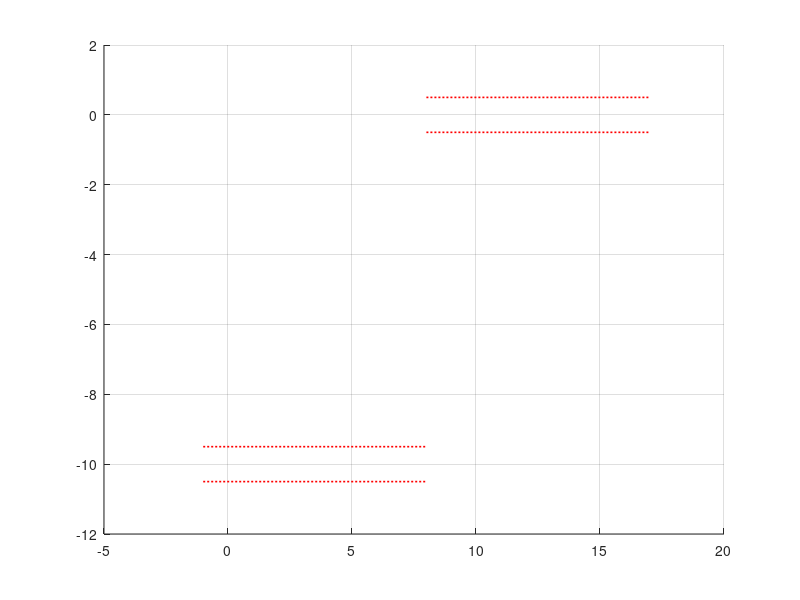

Reproduce this figure in MATLAB. (Note: this script raises an error after producing the figure.)
%% --------------------------------------------------------
% GRAFICADOR MULTIPLES RESULTADOS (UNIVERSAL + ESTIMADOS)
% ---------------------------------------------------------
clear all; close all; clc;
% Cargar los datos. Asegurate de que existan las variables de los 4 estados.
load('datos_-10_465_46_125_A.mat'); 
Ts = 20e-3; 

% Configuraciones de tiempo de la ventana
t_half_cycle = 8;   % 8 segundos abajo, 8 segundos arriba
t_pad = 0.5;        % padding a cada lado
muestras_half = round(t_half_cycle / Ts);
muestras_pad  = round(t_pad / Ts);
muestras_totales = 2 * muestras_half + 2 * muestras_pad;

% 1. Encontrar los flancos (saltos hacia arriba o hacia abajo)
umbral_salto = 0.5; 
flancos = find(abs(diff(ref_d_full)) > umbral_salto);

% Filtrar flancos (asegurar que haya al menos 16s entre ellos)
inicios_validos = [];
ultimo_idx = -muestras_totales;
for i = 1:length(flancos)
    if (flancos(i) - ultimo_idx) > (2 * muestras_half * 0.8) 
        inicios_validos(end+1) = flancos(i);
        ultimo_idx = flancos(i);
    end
end
disp(['Se detectaron ', num2str(length(inicios_validos)), ' saltos a la referencia.']);

% 2. Extraer ventanas (Desde -1s hasta 17s)
num_ensayos = length(inicios_validos);
d_real_matrix = NaN(muestras_totales, num_ensayos);
ang_matrix    = NaN(muestras_totales, num_ensayos); % Matriz Angulo Estimado
w_matrix      = NaN(muestras_totales, num_ensayos); % Matriz Vel Angular Estimada
v_matrix      = NaN(muestras_totales, num_ensayos); % Matriz Vel Carro Estimada
ref_matrix    = NaN(muestras_totales, 1);

% Vector de tiempo centrado
vector_tiempo_ventana = (-t_pad : Ts : (2*t_half_cycle + t_pad - Ts))';
for i = 1:num_ensayos
    idx_flanco = inicios_validos(i);
    idx_start = idx_flanco - muestras_half - muestras_pad;
    idx_end   = idx_flanco + muestras_half + muestras_pad - 1;
    
    if idx_start > 0 && idx_end <= length(d_real_full)
        d_real_matrix(:, i) = d_real_full(idx_start:idx_end);
        
        % AQUÍ SE USA LA ESTIMACIÓN DEL OBSERVADOR
        ang_matrix(:, i)    = angle_est_full(idx_start:idx_end); 
        w_matrix(:, i)      = w_est_full(idx_start:idx_end);     
        v_matrix(:, i)      = vel_est_full(idx_start:idx_end);    
        
        if isnan(ref_matrix(1))
            ref_matrix = ref_d_full(idx_start:idx_end); 
        end
    else
        disp(['Ensayo ', num2str(i), ' descartado automáticamente.']);
    end
end

% --- CÁLCULO UNIVERSAL DE LAS BANDAS DE TOLERANCIA ---
ref_inicial = ref_matrix(1);        % Dónde estaba antes del salto
ref_final   = ref_matrix(end);      % A dónde fue
amplitud    = abs(ref_final - ref_inicial); % Tamaño real del salto

if isnan(amplitud) || amplitud == 0
    disp('Advertencia: No se pudo medir la amplitud. Forzando a 10.');
    amplitud = 10; 
end
tolerancia = 0.05 * amplitud; % 5% del viaje

b0_sup = ref_inicial + tolerancia;
b0_inf = ref_inicial - tolerancia;
b1_sup = ref_final + tolerancia;
b1_inf = ref_final - tolerancia;

%% ---------------- INSPECCIÓN VISUAL (SOLO DISTANCIA) ----------------
figure('Name', 'Inspección de Ensayos', 'NumberTitle', 'off', 'Position', [100 100 900 500]);
for i = 1:size(d_real_matrix, 2)
    if all(isnan(d_real_matrix(:, i))), continue; end
    clf; hold on; grid on;
    
    plot([-1 8], [b0_sup b0_sup], 'r:', 'LineWidth', 1.2);
    plot([-1 8], [b0_inf b0_inf], 'r:', 'LineWidth', 1.2);
    plot([8 17], [b1_sup b1_sup], 'r:', 'LineWidth', 1.2);
    plot([8 17], [b1_inf b1_inf], 'r:', 'LineWidth', 1.2);
    xline(2.5, 'm--'); xline(10.5, 'm--'); 
    
    plot(vector_tiempo_ventana, ref_matrix, 'k--', 'LineWidth', 2);
    plot(vector_tiempo_ventana, d_real_matrix(:, i), 'b', 'LineWidth', 1.5);
    
    title(['Inspección visual - Viendo Ensayo N° ', num2str(i)]);
    xlabel('Tiempo [s]'); ylabel('Posición [m]'); xlim([-1 17]); hold off;
    
    disp(['Mostrando Ensayo ', num2str(i), '. Anotá si sirve, y tocá ENTER para ver el siguiente...']);
    pause; 
end

%% ---------------- SELECCIÓN Y PROMEDIO GENERAL ----------------
% <--- ¡EDITAR ESTO según lo que anotaste en la inspección visual!
%ensayos_buenos = [3, 4, 5, 6, 8]; %10 A
ensayos_buenos = [2, 4, 9, 10]; %-10 A
ensayos_buenos = ensayos_buenos(ensayos_buenos <= size(d_real_matrix, 2));

% Promedios
d_real_promedio = mean(d_real_matrix(:, ensayos_buenos), 2, 'omitnan');
ang_promedio    = mean(ang_matrix(:, ensayos_buenos), 2, 'omitnan');
w_promedio      = mean(w_matrix(:, ensayos_buenos), 2, 'omitnan');
v_promedio      = mean(v_matrix(:, ensayos_buenos), 2, 'omitnan');

% Ajuste simulación
offset_tiempo_sim = 0.0; 
offset_amp_sim    = 0.0; 
t_sim_ajustado = t_sim + offset_tiempo_sim;
idx_sim = find(t_sim_ajustado >= -1 & t_sim_ajustado <= 17);

%% ---------------- GRÁFICOS FINALES (4 FIGURAS) ----------------

% FIGURA 1: DISTANCIA (d) - Única que usa medición real cruda
figure('Name', 'Estado x3: Distancia', 'Position', [50 300 800 400]);
hold on; grid on;
plot([-1 8], [b0_sup b0_sup], 'k:', 'LineWidth', 1.5, 'HandleVisibility', 'off');
plot([-1 8], [b0_inf b0_inf], 'k:', 'LineWidth', 1.5, 'HandleVisibility', 'off');
plot([8 17], [b1_sup b1_sup], 'k:', 'LineWidth', 1.5, 'HandleVisibility', 'off');
plot([8 17], [b1_inf b1_inf], 'k:', 'LineWidth', 1.5, 'HandleVisibility', 'off');
xline(2.5, 'm--', 'ts = 2.5s', 'LabelVerticalAlignment', 'bottom', 'HandleVisibility', 'off');
xline(10.5, 'm--', 'ts = 10.5s', 'LabelVerticalAlignment', 'bottom', 'HandleVisibility', 'off');
is_first = true;
for i = ensayos_buenos
    if is_first
        plot(vector_tiempo_ventana, d_real_matrix(:, i), 'Color', [0.5, 0.7, 1, 0.9], 'LineWidth', 0.5, 'DisplayName', 'Mediciones');
        is_first = false;
    else
        h_todas = plot(vector_tiempo_ventana, d_real_matrix(:, i), 'Color', [0.5, 0.7, 1, 0.9], 'LineWidth', 0.5);
        set(get(get(h_todas,'Annotation'),'LegendInformation'),'IconDisplayStyle','off');
    end
end
if exist('d_real_sim', 'var')
    plot(t_sim_ajustado(idx_sim), d_real_sim(idx_sim) + offset_amp_sim, 'g-.', 'LineWidth', 2, 'DisplayName', 'Simulación');
end
plot(vector_tiempo_ventana, ref_matrix, 'k-', 'LineWidth', 1.5, 'DisplayName', 'Referencia');
plot(vector_tiempo_ventana, d_real_promedio, 'r', 'LineWidth', 2.5, 'DisplayName', 'Prom. Mediciones');
hold off; xlabel('Tiempo [s]'); ylabel('$d(t)$ [cm]', 'Interpreter', 'latex'); xlim([-1 17]); legend('Location', 'best');

%%
% FIGURA 2: ÁNGULO ESTIMADO (theta_hat)
figure('Name', 'Estado x1: Ángulo Estimado', 'Position', [100 250 800 400]);
hold on; grid on;
is_first = true;
for i = ensayos_buenos
    if is_first
        plot(vector_tiempo_ventana, ang_matrix(:, i), 'Color', [0.5, 0.7, 1, 0.9], 'LineWidth', 0.5, 'DisplayName', 'Estimaciones (Obs)');
        is_first = false;
    else
        h_todas = plot(vector_tiempo_ventana, ang_matrix(:, i), 'Color', [0.5, 0.7, 1, 0.9], 'LineWidth', 0.5);
        set(get(get(h_todas,'Annotation'),'LegendInformation'),'IconDisplayStyle','off');
    end
end
if exist('angle_real_sim', 'var')
    plot(t_sim_ajustado(idx_sim), angle_real_sim(idx_sim), 'g-.', 'LineWidth', 2, 'DisplayName', 'Simulación');
end
plot(vector_tiempo_ventana, ang_promedio, 'r', 'LineWidth', 2.5, 'DisplayName', 'Prom. Estimaciones');
hold off; xlabel('Tiempo [s]'); ylabel('$\hat{\theta}(t)$', 'Interpreter', 'latex'); xlim([6 12]); legend('Location', 'best');

%%
% FIGURA 3: VELOCIDAD DEL CARRO ESTIMADA (v_hat)
figure('Name', 'Estado x4: Velocidad del Carro Estimada', 'Position', [150 200 800 400]);
hold on; grid on;
is_first = true;
for i = ensayos_buenos
    if is_first
        plot(vector_tiempo_ventana, v_matrix(:, i), 'Color', [0.5, 0.7, 1, 0.9], 'LineWidth', 0.5, 'DisplayName', 'Estimaciones (Obs)');
        is_first = false;
    else
        h_todas = plot(vector_tiempo_ventana, v_matrix(:, i), 'Color', [0.5, 0.7, 1, 0.9], 'LineWidth', 0.5);
        set(get(get(h_todas,'Annotation'),'LegendInformation'),'IconDisplayStyle','off');
    end
end
if exist('vel_est_sim', 'var')
    plot(t_sim_ajustado(idx_sim), vel_est_sim(idx_sim), 'g-.', 'LineWidth', 2, 'DisplayName', 'Simulación');
end
plot(vector_tiempo_ventana, v_promedio, 'r', 'LineWidth', 2.5, 'DisplayName', 'Prom. Estimaciones');
hold off; xlabel('Tiempo [s]'); ylabel('$\hat{\dot{d}}(t) \ [cm/s]$', 'Interpreter', 'latex'); xlim([4 14]); legend('Location', 'best');


% FIGURA 4: VELOCIDAD ANGULAR ESTIMADA (w_hat)
figure('Name', 'Estado x2: Velocidad Angular Estimada', 'Position', [200 150 800 400]);
hold on; grid on;
is_first = true;
for i = ensayos_buenos
    if is_first
        plot(vector_tiempo_ventana, w_matrix(:, i), 'Color', [0.5, 0.7, 1, 0.9], 'LineWidth', 0.5, 'DisplayName', 'Estimaciones (Obs)');
        is_first = false;
    else
        h_todas = plot(vector_tiempo_ventana, w_matrix(:, i), 'Color', [0.5, 0.7, 1, 0.9], 'LineWidth', 0.5);
        set(get(get(h_todas,'Annotation'),'LegendInformation'),'IconDisplayStyle','off');
    end
end
if exist('w_est_sim', 'var')
    plot(t_sim_ajustado(idx_sim), w_est_sim(idx_sim), 'g-.', 'LineWidth', 2, 'DisplayName', 'Simulación');
end
plot(vector_tiempo_ventana, w_promedio, 'r', 'LineWidth', 2.5, 'DisplayName', 'Prom. Estimaciones');
hold off; xlabel('Tiempo [s]'); ylabel('$\hat{\dot{\theta}}(t)$', 'Interpreter', 'latex'); xlim([6 12]); legend('Location', 'best');
